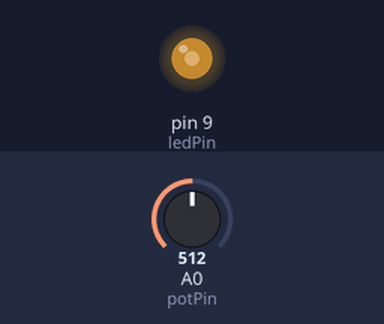
Bench run of a sketch on a simulated Arduino Uno, built with avr-gcc and run on an emulated ATmega328P. Shown: output pins drawn as LEDs (lit = HIGH). The inputs (shaded band) are chosen by the test bench; at power-on: A0 (potPin) = 512.

Above: at 1.2 s.
1.3 s: A0 (potPin) set to 716
At 1.6 s:
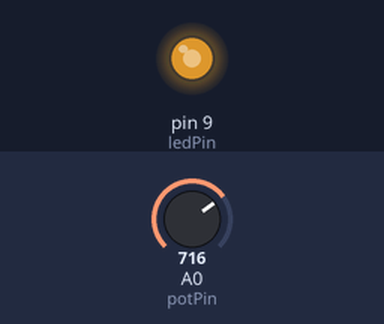
2.8 s: A0 (potPin) set to 900
At 3.9 s:
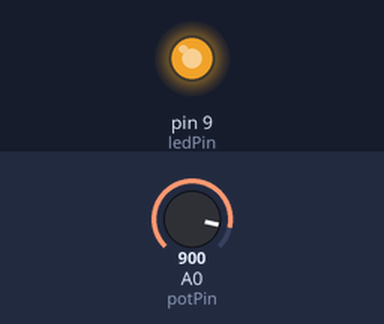
4.3 s: A0 (potPin) set to 122
At 5.0 s:
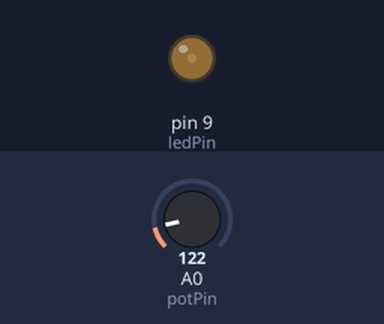
5.8 s: A0 (potPin) set to 0
At 6.2 s:
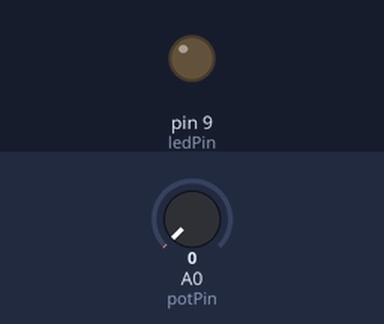
7.3 s: A0 (potPin) set to 511
At 8.5 s:
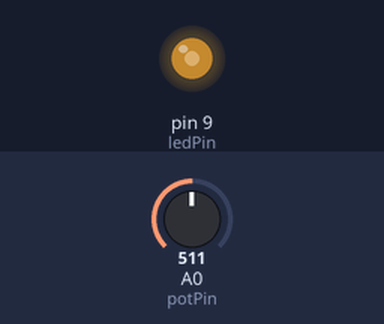
Timing chart, 0 to 9.8 s (numbered marks = the images above; inputs shaded):
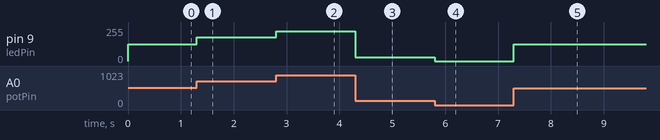

The sketch:

Control_LED_Brightness_with_Potentiometer.ino
```cpp
const int potPin = A0;
const int ledPin = 9;  // PWM-capable pin

void setup() {
  pinMode(ledPin, OUTPUT);
}

void loop() {
  int potValue = analogRead(potPin);           // 0–1023
  int pwmValue = map(potValue, 0, 1023, 0, 255); // Scale to 0–255
  analogWrite(ledPin, pwmValue);
}
```

Measured:
- after the input at 1.3 s, pin 9 (ledPin): 127/255 → 178/255 at once
- after the input at 2.8 s, pin 9 (ledPin): 178/255 → 224/255 at once
- after the input at 4.3 s, pin 9 (ledPin): 224/255 → 30/255 at once
- after the input at 5.8 s, pin 9 (ledPin): 30/255 → 0/255 at once
- after the input at 7.3 s, pin 9 (ledPin): 0/255 → 127/255 at once
